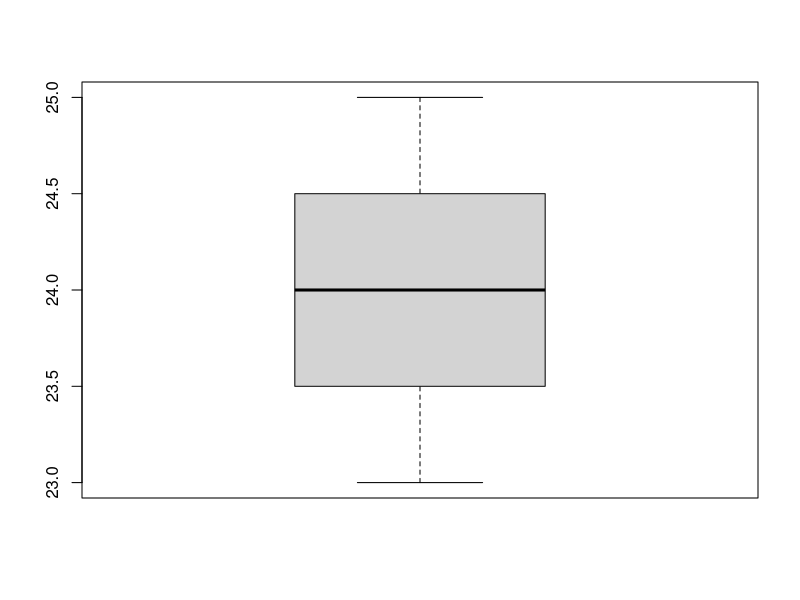

This chart was generated by the following R code:
# EXPERIMENT 15: BOX PLOT
names <- c("Siri", "Chiru", "Loki")
age <- c(23, 24, 25)
marks <- c(88, 78, 25)

df <- data.frame(names, age, marks)

boxplot(df$age)
